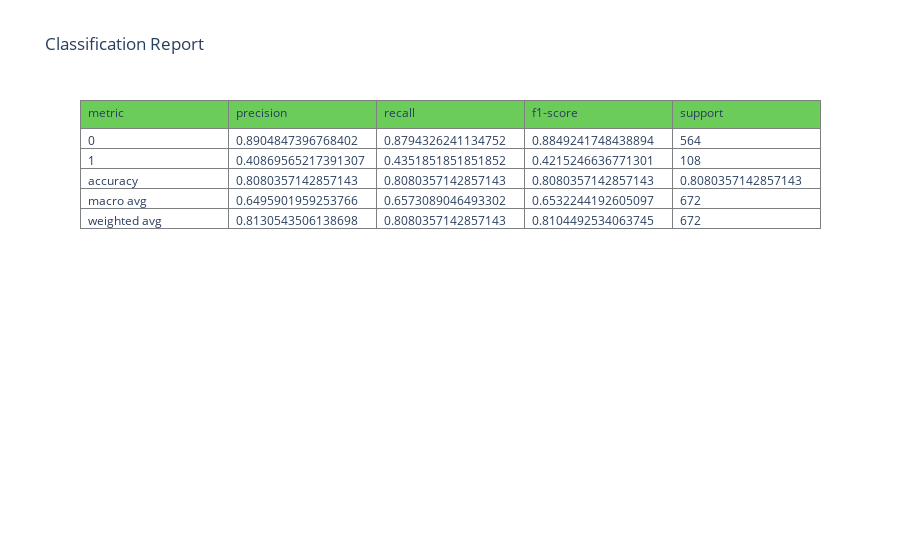

Here is the notebook cell this chart was saved with:
### Code cell
cr=pd.read_csv('resources/class_report_A.csv')
trace = go.Table(
        header=dict(values=cr.columns,
                line = dict(color='#7D7F80'),
                fill = dict(color=Viridis[55]),
                align = ['left'] * 5),
        cells=dict(values=[cr['metric'], cr['precision'], cr['recall'], cr['f1-score'], cr['support']],
                line = dict(color='#7D7F80'),
                fill = dict(color='white'),
                align = ['left'] * 5))

layout = go.Layout(
    title = f'Classification Report',
)  
    
fig = go.Figure(data=[trace], layout=layout)
fig

### Figure 1 — Plotly figure (JSON) as saved in the notebook; plotly's stock layout.template omitted (floating-point values rounded to 4 significant figures)
{"data": [{"cells": {"align": ["left", "left", "left", "left", "left"], "fill": {"color": "white"}, "line": {"color": "#7D7F80"}, "values": [["0", "1", "accuracy", "macro avg", "weighted avg"], [0.8905, 0.4087, 0.808, 0.6496, 0.8131], [0.8794, 0.4352, 0.808, 0.6573, 0.808], [0.8849, 0.4215, 0.808, 0.6532, 0.8104], [564, 108, 0.808, 672, 672]]}, "header": {"align": ["left", "left", "left", "left", "left"], "fill": {"color": "#6bcc5a"}, "line": {"color": "#7D7F80"}, "values": ["metric", "precision", "recall", "f1-score", "support"]}, "type": "table"}], "layout": {"title": {"text": "Classification Report"}}}
